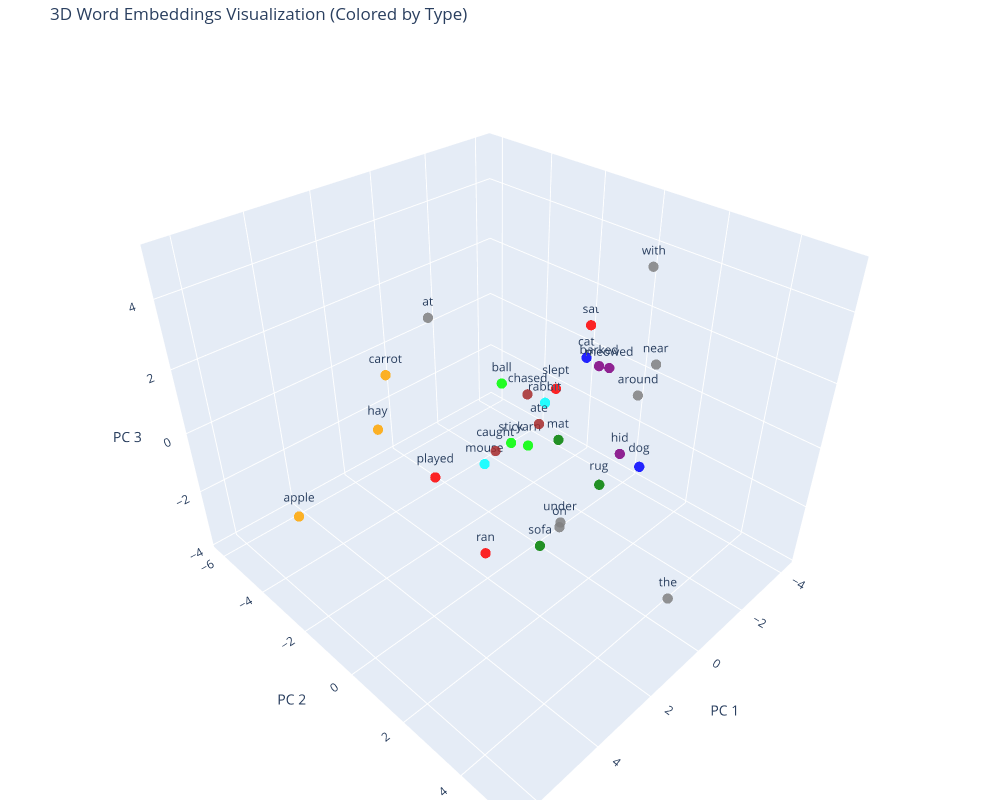

Notebook source saved alongside this figure:
### Code cell
import plotly.graph_objs as go
from sklearn.decomposition import PCA

word_vectors = model.embeddings.weight.detach().numpy()

pca = PCA(n_components=3)
reduced = pca.fit_transform(word_vectors)

# Map categories to colors (Plotly-style colors)
category_colors = {
    "big_animal": "blue",
    "small_animal": "cyan",
    "object_on": "green",
    "object_with": "lime",
    "food": "orange",
    "general_verb": "red",
    "animal_specific_verb": "purple",
    "interaction_verb": "brown",
    "unknown": "gray"
}

# Assign color per word
colors = [
    category_colors.get(word_type.get(word, "unknown"), "gray")
    for word in word_to_ix.keys()
]

# Bigger figure control
fig = go.Figure(data=[go.Scatter3d(
    x=reduced[:, 0],
    y=reduced[:, 1],
    z=reduced[:, 2],
    mode='markers+text',
    text=list(word_to_ix.keys()),
    textposition="top center",
    marker=dict(
        size=6,
        color=colors,
        opacity=0.85
    )
)])

fig.update_layout(
    title="3D Word Embeddings Visualization (Colored by Type)",
    width=1000,   # control width
    height=800,   # control height
    margin=dict(l=0, r=0, b=0, t=40),
    scene=dict(
        xaxis_title="PC 1",
        yaxis_title="PC 2",
        zaxis_title="PC 3"
    )
)

fig.show()

### Figure 1 — Plotly figure (JSON) as saved in the notebook; plotly's stock layout.template omitted (floating-point values rounded to 4 significant figures)
{"data": [{"marker": {"color": ["brown", "purple", "cyan", "red", "orange", "lime", "green", "gray", "lime", "gray", "cyan", "red", "green", "lime", "red", "purple", "gray", "purple", "blue", "orange", "blue", "orange", "brown", "gray", "gray", "brown", "red", "gray", "gray", "green"], "opacity": 0.85, "size": 6}, "mode": "markers+text", "text": ["caught", "meowed", "rabbit", "played", "hay", "stick", "mat", "around", "yarn", "under", "mouse", "slept", "sofa", "ball", "sat", "barked", "with", "hid", "dog", "carrot", "cat", "apple", "ate", "on", "the", "chased", "ran", "near", "at", "rug"], "textposition": "top center", "type": "scatter3d", "x": [1.528, -1.709, -1.609, 2.886, 4.639, 0.2933, 0.6475, -1.21, -0.1939, -0.9441, 0.5576, -3.515, 1.696, 0.0354, -4.258, -2.829, -1.217, -1.766, -2.362, 3.788, -2.154, 6.414, 0.3626, -0.6072, 1.271, 0.7037, 2.74, -2.34, -1.49, 0.6433], "y": [-0.1487, 0.8346, -1.285, -0.9928, -0.8623, -0.7897, 1.208, 2.17, -0.605, 0.07343, -1.574, -2.542, 1.641, -1.413, -1.894, -0.3717, 2.226, 1.389, 1.668, -1.538, -0.3047, -1.937, 0.2799, 0.3274, 5.329, 0.1657, 0.6979, 1.854, -6.195, 2.591], "z": [0.06038, 1.585, -0.4893, -0.5215, 1.964, -0.6686, 0.6652, 1.583, -0.9198, -3.806, -1.691, -1.477, -1.966, 0.8686, 0.7694, 0.6196, 5.142, -0.9841, -1.612, 2.767, 1.216, -0.2562, 0.5443, -3.618, -1.488, 1.575, -2.158, 1.863, 0.4226, 0.009759]}], "layout": {"height": 800, "margin": {"b": 0, "l": 0, "r": 0, "t": 40}, "scene": {"xaxis": {"title": {"text": "PC 1"}}, "yaxis": {"title": {"text": "PC 2"}}, "zaxis": {"title": {"text": "PC 3"}}}, "title": {"text": "3D Word Embeddings Visualization (Colored by Type)"}, "width": 1000}}
